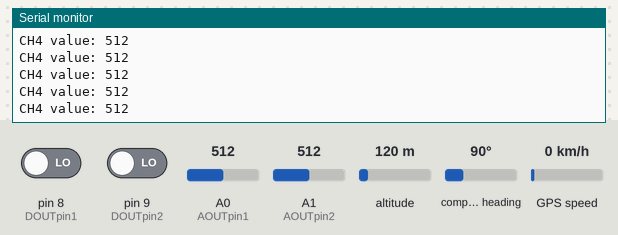
The sketch below on a simulated Arduino Uno, built with avr-gcc and run on an emulated ATmega328P. Parts: the last lines printed to the serial monitor. The inputs (shaded band) are chosen by the test bench; at power-on: A0 (AOUTpin1) = 512, A1 (AOUTpin2) = 512, pin 8 (DOUTpin1) LOW, pin 9 (DOUTpin2) LOW, altitude 120 m, compass heading 90°, GPS speed 0 km/h. Storage starts empty; the GPS gets a fix after 3 s at 37.7749, -122.4194 with 8 satellites.

Above: at 1.2 s.
1.3 s: A0 (AOUTpin1) set to 716
At 1.44 s:
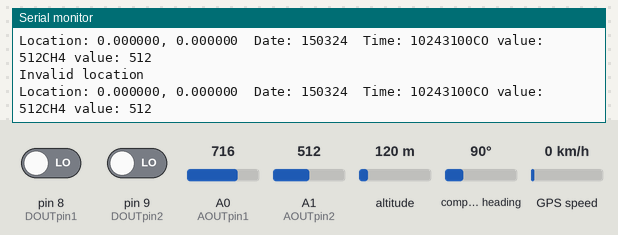
2.8 s: A1 (AOUTpin2) set to 716
At 2.86 s:
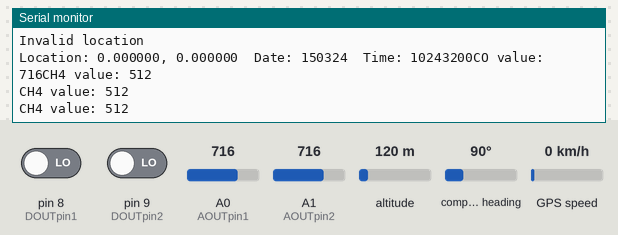
4.3 s: A0 (AOUTpin1) set to 992
At 4.33 s:
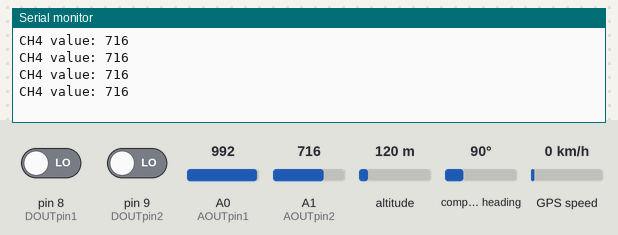
5.8 s: A1 (AOUTpin2) set to 992
At 5.87 s:
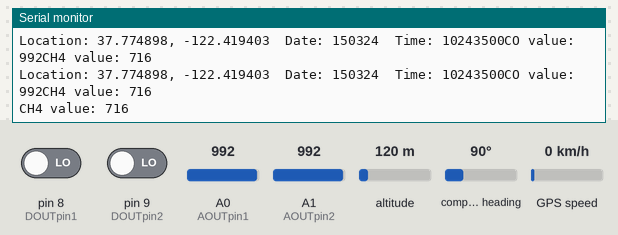
Timing chart, 0 to 8.3 s (numbered marks = the images above; inputs shaded):
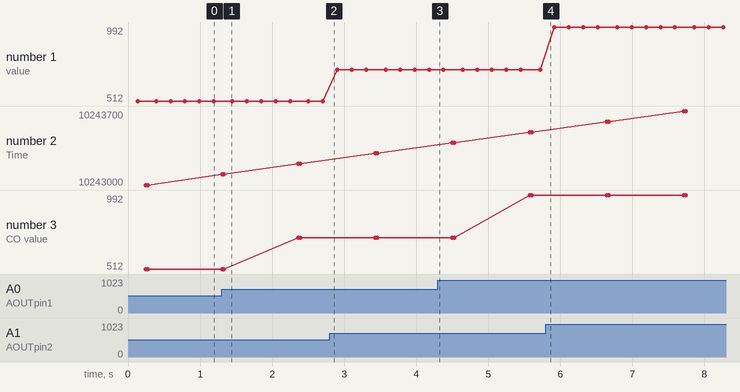

The sketch:

combined.ino
```cpp
//For GPS+sdreading
 #include <SPI.h>
#include <SD.h>
#include <SoftwareSerial.h>
#include <TinyGPS++.h>

TinyGPSPlus gps;

SoftwareSerial ss(4, 3);

struct dataStruct{
  double latitude;
  double longitude;
  unsigned long date;
  unsigned long time;
  unsigned long COlevel;
  unsigned long CH4level;
}gpsData;


/* MQ-7 Carbon Monoxide Sensor Circuit with Arduino */

const int AOUTpin1=0;//theAOUT pin of the CO sensor goes into analog pin A0 of the arduino
const int DOUTpin1=8;//the DOUT pin of the CO sensor goes into digital pin D8 of the arduino


/* MQ-4 Methane Sensor Circuit with Arduino */

const int AOUTpin2=1;//the AOUT pin of the CO sensor goes into analog pin A0 of the arduino
const int DOUTpin2=9;//the DOUT pin of the CO sensor goes into digital pin D8 of the arduino

int limit1;//for CO
int value1;
int limit2;//for CH4
int value2;


void setup() {
Serial.begin(115200);//sets the baud rate
pinMode(DOUTpin1, INPUT);//sets the pin as an input to the arduino
pinMode(DOUTpin2, INPUT);//sets the pin as an input to the arduino


  ss.begin(9600);

  if (!SD.begin(5)) {
    Serial.println("Card failed, or not present");
    return;
  }
  Serial.println("card initialized.");

File dataFile = SD.open("gps_data_CH4_CO2level.csv", FILE_WRITE);
  if (dataFile) {
    dataFile.println("Latitude, Longitude, Date, Time,COlevel, CH4level");
    dataFile.close();
  }
  else{
    Serial.println("nope can't open file");
  }
}


void loop()
{
value1= analogRead(AOUTpin1);//reads the analaog value from the CO sensor's AOUT pin
limit1= digitalRead(DOUTpin1);//reads the digital value from the CO sensor's DOUT pin
//Serial.print("CO value: ");
//Serial.println(value1);//prints the CO value
//Serial.print("Limit: ");//for which value you want to set an alarm(dangerous)
//Serial.print(limit);//prints the limit reached as either LOW or HIGH (above or underneath)
delay(100);


value2= analogRead(AOUTpin2);//reads the analaog value from the CH4 sensor's AOUT pin
limit2= digitalRead(DOUTpin2);//reads the digital value from the CH4 sensor's DOUT pin
Serial.print("CH4 value: ");
Serial.println(value2);//prints the CH4 value
//Serial.print("Limit: ");////for which value you want to set an alarm(dangerous)
//Serial.print(limit);//prints the limit reached as either LOW or HIGH (above or underneath)
delay(100);


while (ss.available() > 0){
    if (gps.encode(ss.read())){
      getInfo();
      printResults();
      saveInfo();
    }
  }
}

void getInfo(){
  if (gps.location.isValid()){
    gpsData.latitude = gps.location.lat();
    gpsData.longitude = gps.location.lng();
  }
  else{
    Serial.println("Invalid location");
  }
  if (gps.date.isValid()){
    gpsData.date = gps.date.value();
  }
  else{
    Serial.println("Invalid date");
  }
  if (gps.time.isValid()){
    gpsData.time = gps.time.value();
  }
  else{
    Serial.println("Invalid time");
  }


}

void printResults(){
  Serial.print("Location: ");
  Serial.print(gpsData.latitude, 6);
  Serial.print(", ");
  Serial.print(gpsData.longitude, 6);
  Serial.print("  Date: ");
  Serial.print(gpsData.date);
  Serial.print("  Time: ");
  Serial.print(gpsData.time);
  Serial.print("CO value: ");
Serial.print(value1);//prints the CO value
Serial.print("CH4 value: ");
Serial.print(value2);//prints the CH4 value
  Serial.println();
}

void saveInfo(){
File dataFile = SD.open("gps_data.csv", FILE_WRITE);
  if (dataFile) {
    dataFile.print(gpsData.latitude);
    dataFile.print(", ");
    dataFile.print(gpsData.longitude);
    dataFile.print(", ");
    dataFile.print(gpsData.date);
    dataFile.print(", ");
    dataFile.print(gpsData.time);
        dataFile.print(", ");
    dataFile.print(value1);
        dataFile.print(", ");
    dataFile.println(value2);

    dataFile.close();
  }
  else{
    Serial.println("nope no datafile");
  }
 }
```

Measured:
- plotted number 3: 512 → 716 after the input at 1.3 s, 716 → 992 after the input at 4.3 s
